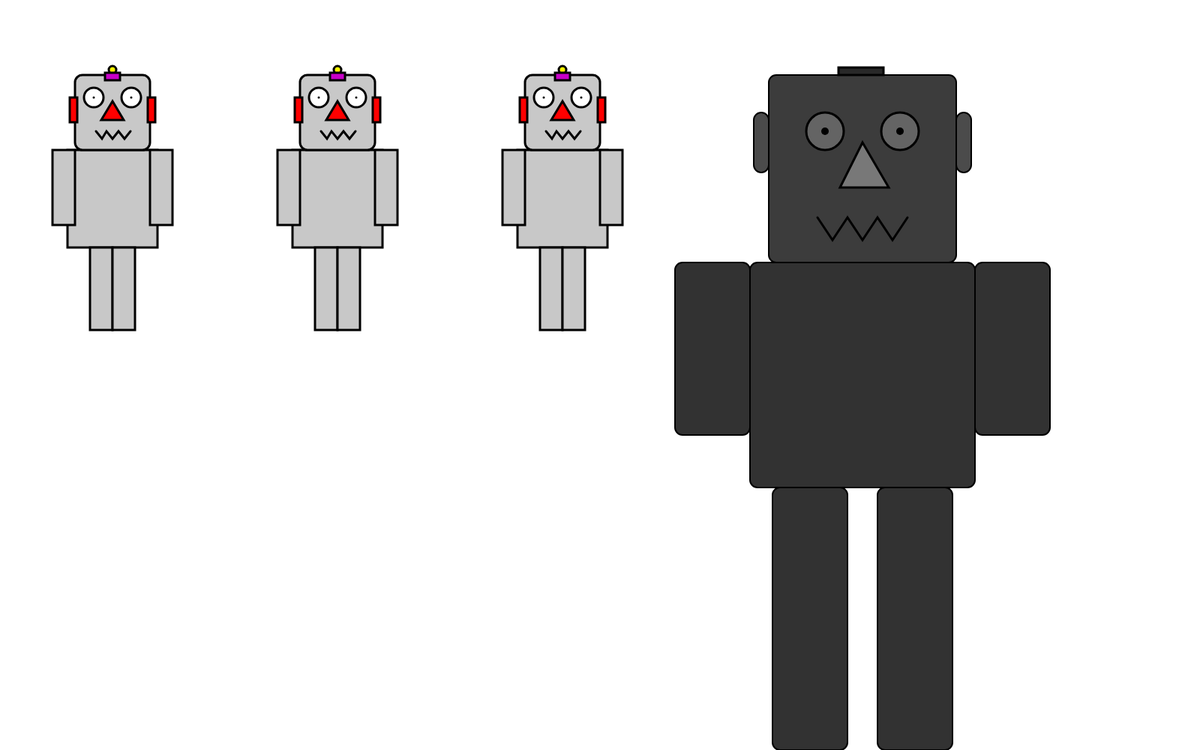
Frame 1 (no input)
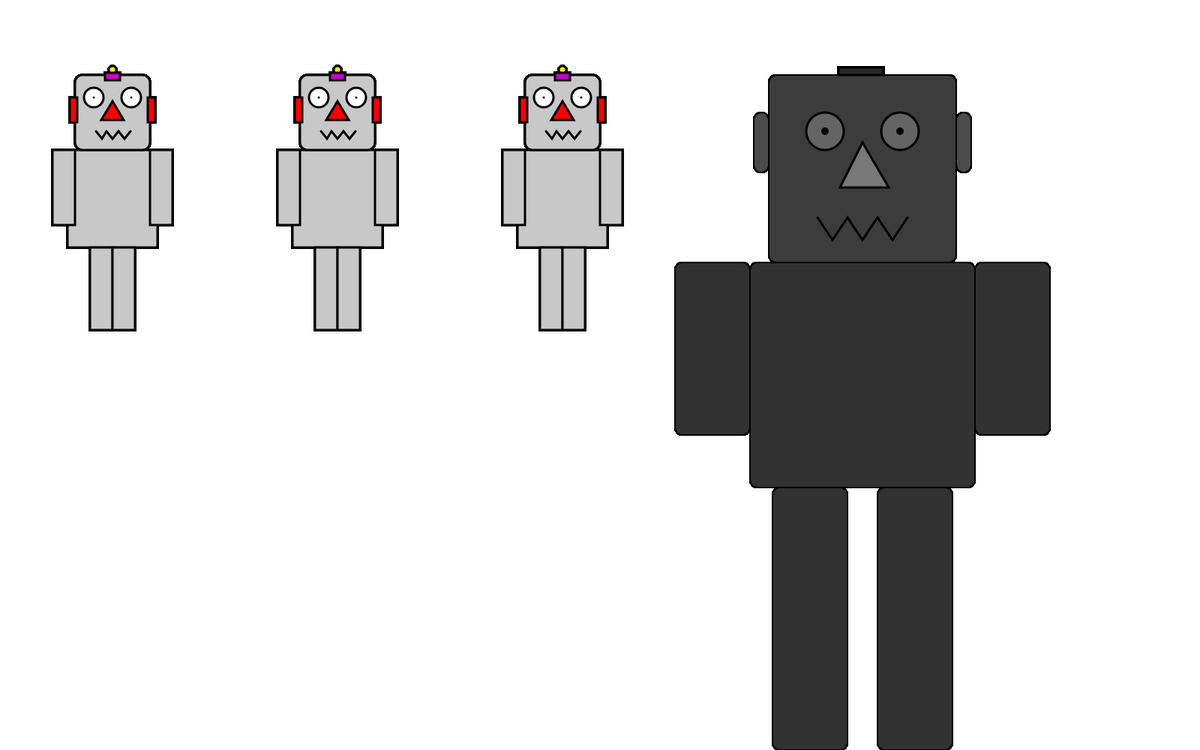
Frame 60 (no input)
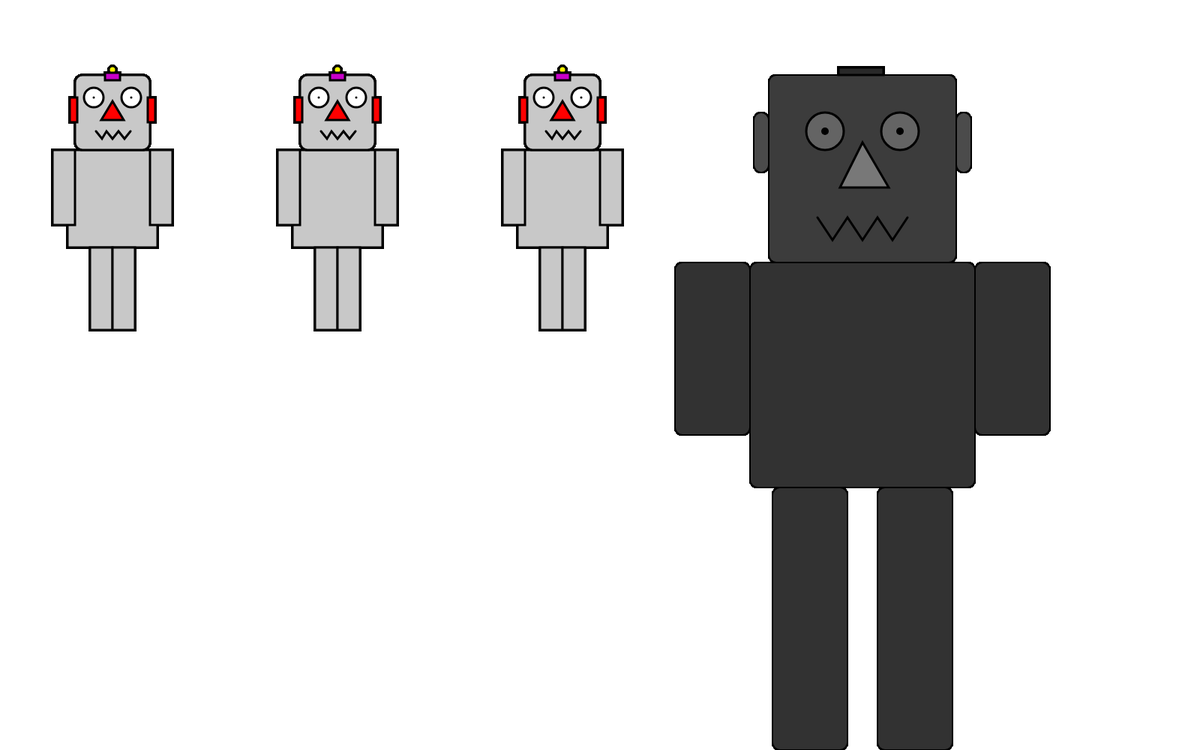
Frame 120 (the mouse pressed at the canvas centre since frame 60)

The p5.js sketch that drew these frames (run headless with seeded random() and noise() and a simulated clock; from frame 60 on, the mouse is pressed at the canvas centre):

// p5.js sketch
// ── sketch.js
function setup()
{
	//create a canvas for the robot
	createCanvas(1600, 1000);
}

function draw(){
strokeWeight(2);

// My R0BOT
//body
fill(50);
rect(1000, 350, 300, 300, 10);
rect(900, 350, 100, 230, 10);
rect(1300, 350, 100, 230, 10);
rect(1030, 650, 100, 350, 10);
rect(1170, 650, 100, 350, 10);
//head
fill(60);
rect(1025, 100, 250, 250, 10);
//ears
fill(75);
rect(1005, 150, 20, 80, 10);
rect(1275, 150, 20, 80, 10);
//eyes
fill(100);
strokeWeight(3);
ellipse(1100, 175, 50, 50);
ellipse(1200, 175, 50, 50);
strokeWeight(10);
point(1100, 175);
point(1200, 175);
//noses
strokeWeight(3);
fill(120);
triangle(1150, 190, 1120, 250, 1185, 250 )
//mouth
noFill();
strokeWeight(3);
beginShape();
vertex(1090, 290);
vertex(1110, 320);
vertex(1130, 290);
vertex(1150, 320);
vertex(1170, 290);
vertex(1190, 320);
vertex(1210, 290);
endShape();
//antennas
fill(40);
rect(1118, 90, 60, 10);

//robot body 1 - delete this code and make your own robot body
fill(200);
rect(90, 200, 120, 130);
	rect(70, 200, 30, 100);
	rect(200, 200, 30, 100);
	rect(120, 330, 30, 110);
	rect(150, 330, 30, 110);

	//robot body 2 - delete this code and make your own robot body
	rect(390, 200, 120, 130);
	rect(370, 200, 30, 100);
	rect(500, 200, 30, 100);
	rect(420, 330, 30, 110);
	rect(450, 330, 30, 110);


	//robot body 3 - delete this code and make your own robot body
	rect(690, 200, 120, 130);
	rect(670, 200, 30, 100);
	rect(800, 200, 30, 100);
	rect(720, 330, 30, 110);
	rect(750, 330, 30, 110);
    
    
    

    

	// !!! Draw the robot heads - You shouldn't need to change this code !!!

	//robot head 1
	fill(200);
	rect(100, 100, 100, 100, 10);
    //robot head 2
	rect(400, 100, 100, 100, 10);
    //robot head 3
	rect(700, 100, 100, 100, 10);

	//ears
	fill(255, 0, 0);

	//robot ears 1
	rect(93, 130, 10, 33);
	rect(197, 130, 10, 33);

	//robot ears 2
	rect(393, 130, 10, 33);
	rect(497, 130, 10, 33);

	//robot ears 3
	rect(693, 130, 10, 33);
	rect(797, 130, 10, 33);



	//robots' antennas
	fill(250, 250, 0);
    // robot antenna 1
	ellipse(150, 93, 10, 10);
    // robot antenna 1
	ellipse(450, 93, 10, 10);
    // robot antenna 1
	ellipse(750, 93, 10, 10);

    //robots' antennas
	fill(200, 0, 200);
    // robot antenna 1
	rect(140, 97, 20, 10);
    // robot antenna 2
	rect(440, 97, 20, 10);
    // robot antenna 3
	rect(740, 97, 20, 10);


	//robot 1's eyes
	fill(255);
	ellipse(125, 130, 26, 26);
	point(125, 130);
	ellipse(175, 130, 26, 26);
	point(175, 130);

	//robot 2's eyes
	ellipse(425, 130, 26, 26);
	point(425, 130);
	ellipse(475, 130, 26, 26);
	point(475, 130);

	//robot 3's eyes
	ellipse(725, 130, 26, 26);
	point(725, 130);
	ellipse(775, 130, 26, 26);
	point(775, 130);


	//robots' noses
	fill(255, 0, 0);
    //robot 1 nose
	triangle(150, 135, 135, 160, 165, 160);
    //robot 2 nose
	triangle(450, 135, 435, 160, 465, 160);
    //robot 3 nose
	triangle(750, 135, 735, 160, 765, 160);

	//robot 1 mouth
	noFill();
	beginShape();
	vertex(128, 175);
	vertex(136, 185);
	vertex(142, 175);
	vertex(150, 185);
	vertex(158, 175);
	vertex(166, 185);
	vertex(174, 175);
	endShape();

	//robot 2 mouth
	beginShape();
	vertex(428, 175);
	vertex(436, 185);
	vertex(442, 175);
	vertex(450, 185);
	vertex(458, 175);
	vertex(466, 185);
	vertex(474, 175);
	endShape();

	//robot 3 mouth
	beginShape();
	vertex(728, 175);
	vertex(736, 185);
	vertex(742, 175);
	vertex(750, 185);
	vertex(758, 175);
	vertex(766, 185);
	vertex(774, 175);
	endShape();

}
